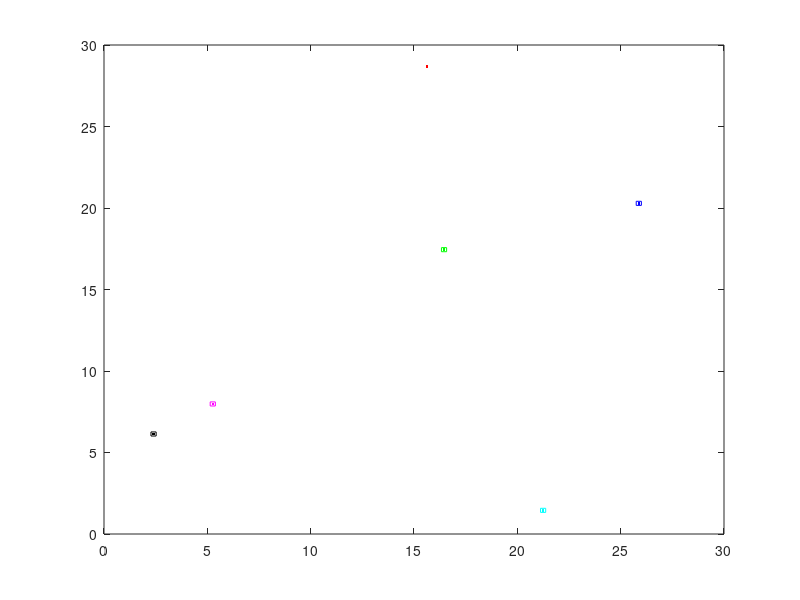

Write MATLAB code to recreate this figure. (Note: this script raises an error after producing the figure.)
pos = randi(30,6,2);
final = [[(3^0.5)/2, 0.5];
    [0,1];
    [-(3^0.5)/2, 0.5];
    [-(3^0.5)/2, -0.5];
    [0,-1];
    [(3^0.5)/2, -0.5]];
quad = [[-1/8,-1/8];[-1/8,1/8];[1/8,1/8];[1/8,-1/8];[-1/8,-1/8];];
dt = 0.03;
kp = 0.35;
kc = 0.8;
N = 6;
pos1 = [];
pos2 = [];
pos3 = [];
pos4 = [];
pos5 = [];
pos6 = [];
Laplac = ones(N) - N*eye(N);
q1 = [];
q2 = [];
q3 = [];
q4 = [];
q5 = [];
q6 = [];
centroid_velocity = [0.1, 0]; % Velocity of the centroid in the positive x-direction

for t = 0:dt:10
    v = Laplac * pos - Laplac * final;
    centroid = (ones(6, 6) * pos) / 6;
    pos = pos + (kp * v - centroid * kc) * dt;
    pos1 = [pos1; pos(1, :)];
    pos2 = [pos2; pos(2, :)];
    pos3 = [pos3; pos(3, :)];
    pos4 = [pos4; pos(4, :)];
    pos5 = [pos5; pos(5, :)];
    pos6 = [pos6; pos(6, :)];
    qpos1 = quad + pos(1, :);
    delete(q1);
    q1 = plot(qpos1(:, 1), qpos1(:, 2), '-r');
    plot(final(:, 1), final(:, 2), '-r');
    plot(pos(1, 1), pos(1, 2), 'r.');
    hold on;
    qpos2 = quad + pos(2, :);
    delete(q2);
    q2 = plot(qpos2(:, 1), qpos2(:, 2), '-b');
    plot(pos(2, 1), pos(2, 2), 'b.');
    hold on;
    qpos3 = quad + pos(3, :);
    delete(q3);
    q3 = plot(qpos3(:, 1), qpos3(:, 2), '-g');
    plot(pos(3, 1), pos(3, 2), 'g.');
    hold on;
    qpos4 = quad + pos(4, :);
    delete(q4);
    q4 = plot(qpos4(:, 1), qpos4(:, 2), '-k');
    plot(pos(4, 1), pos(4, 2), 'k.');
    hold on;
    qpos5 = quad + pos(5, :);
    delete(q5);
    q5 = plot(qpos5(:, 1), qpos5(:, 2), '-m');
    plot(pos(5, 1), pos(5, 2), 'm.');
    hold on;
    qpos6 = quad + pos(6, :);
    delete(q6);
    q6 = plot(qpos6(:, 1), qpos6(:, 2), '-c');
    plot(pos(6, 1), pos(6, 2), 'c.');
    hold on;
    pause(dt / 10);
end

% Maintain formation with centroid drift
for t = 10:dt:40
    centroid = (ones(6, 6) * pos) / 6; % Calculate current centroid
    drift = centroid_velocity * dt; % Drift due to centroid velocity
    pos = pos + drift; % Update positions to maintain formation with centroid drift
    
    qpos1 = quad + pos(1, :);
    delete(q1);
    q1 = plot(qpos1(:, 1), qpos1(:, 2), '-r');
    plot(pos(1, 1), pos(1, 2), 'r.');
    hold on;
    qpos2 = quad + pos(2, :);
    delete(q2);
    q2 = plot(qpos2(:, 1), qpos2(:, 2), '-b');
    plot(pos(2, 1), pos(2, 2), 'b.');
    hold on;
    qpos3 = quad + pos(3, :);
    delete(q3);
    q3 = plot(qpos3(:, 1), qpos3(:, 2), '-g');
    plot(pos(3, 1), pos(3, 2), 'g.');
    hold on;
    qpos4 = quad + pos(4, :);
    delete(q4);
    q4 = plot(qpos4(:, 1), qpos4(:, 2), '-k');
    plot(pos(4, 1), pos(4, 2), 'k.');
    hold on;
    qpos5 = quad + pos(5, :);
    delete(q5);
    q5 = plot(qpos5(:, 1), qpos5(:, 2), '-m');
    plot(pos(5, 1), pos(5, 2), 'm.');
    hold on;
    qpos6 = quad + pos(6, :);
    delete(q6);
    q6 = plot(qpos6(:, 1), qpos6(:, 2), '-c');
    plot(pos(6, 1), pos(6, 2), 'c.');
    hold on;
    pause(dt / 10);
end
